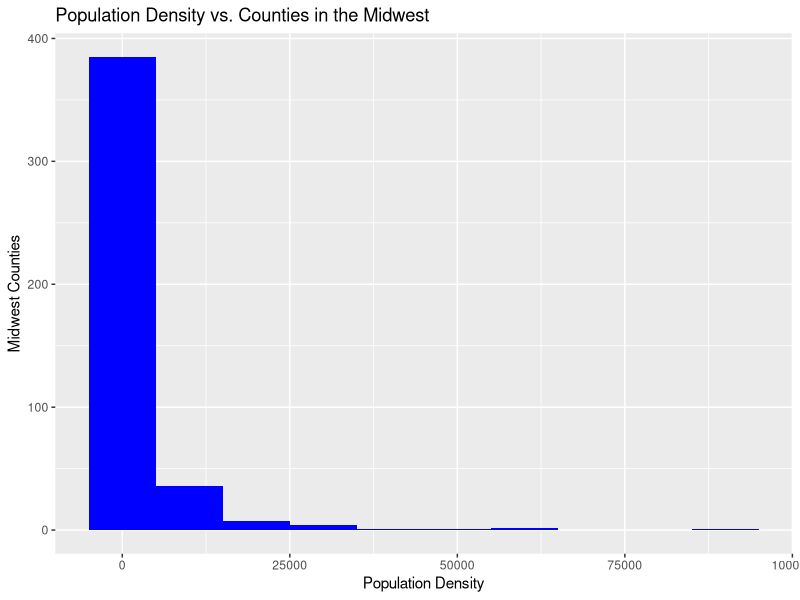
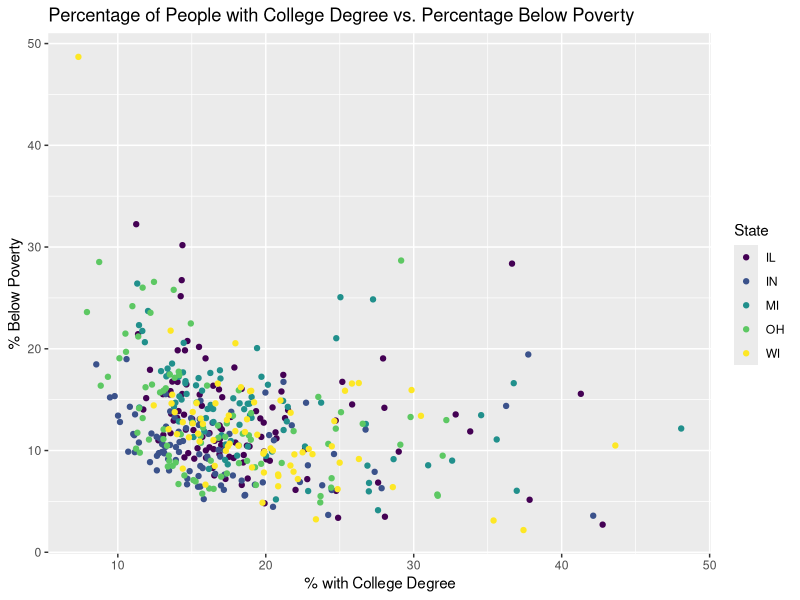
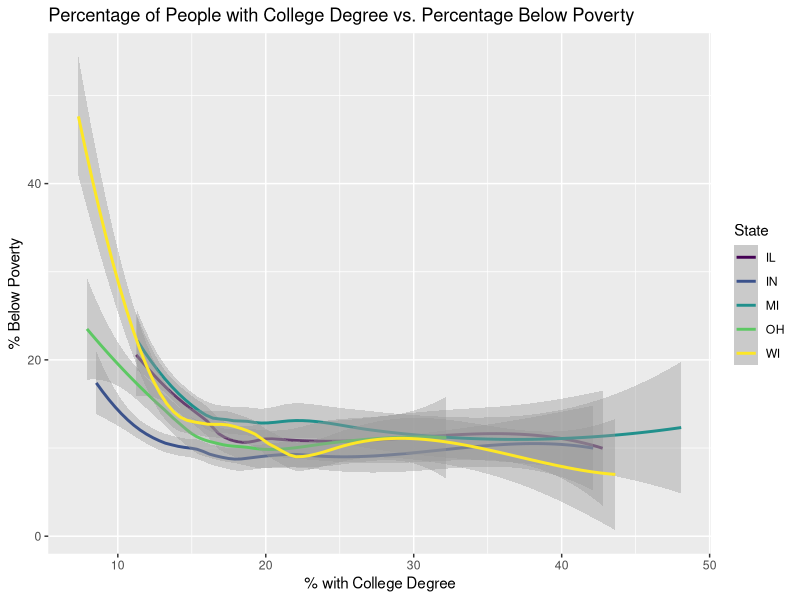
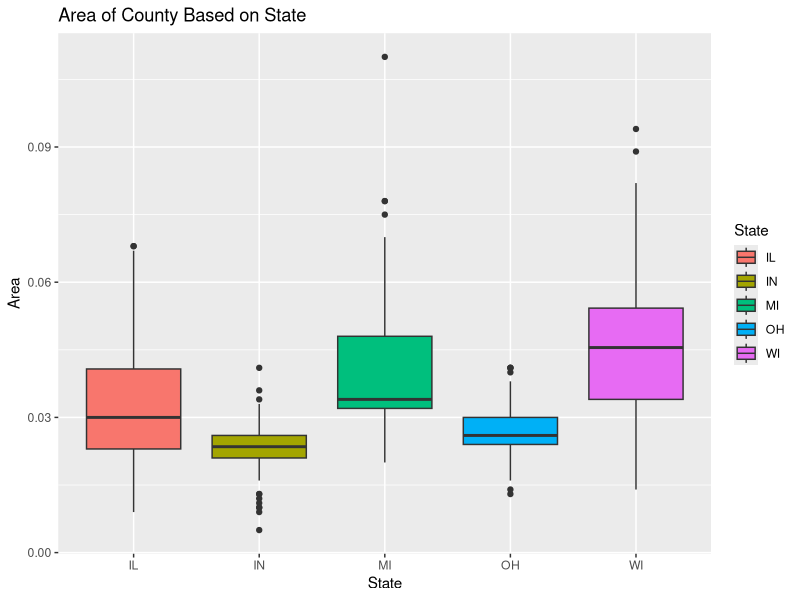
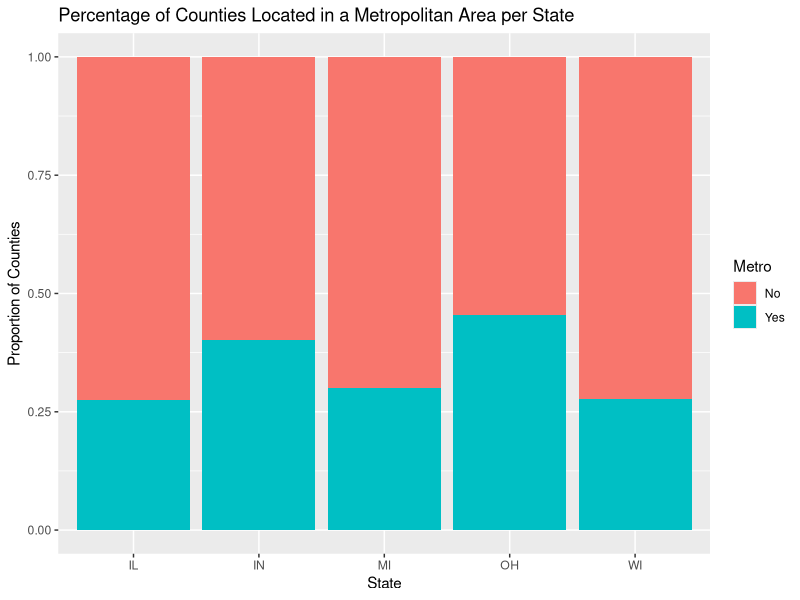
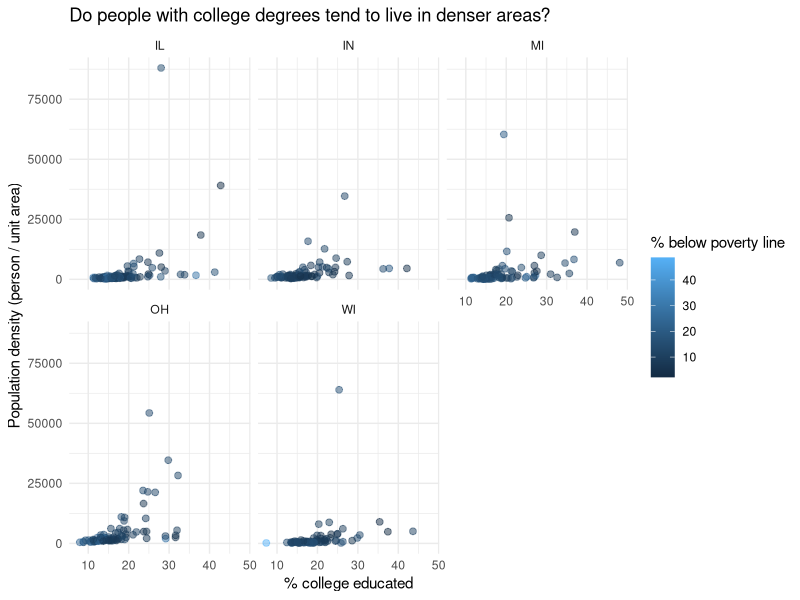

Here is the R script that generated these plots, in order:
## ---- chunk 1
#| label: load-packages
#| message: false

library(tidyverse)
library(viridis)
## ---- chunk 2

#population_density_histogram

ggplot(data = midwest,
       aes(x=popdensity)) + 
    geom_histogram(binwidth = 10000, fill = "blue") + labs(title= "Population Density vs. Counties in the Midwest",x= "Population Density",y="Midwest Counties")
## ---- chunk 3

#college_degree_vs_poverty_scatterplot

ggplot(data = midwest,
       aes(x=percollege, y = percbelowpoverty, color = state)) + 
    geom_point() + labs (title= "Percentage of People with College Degree vs. Percentage Below Poverty",x= "% with College Degree", y="% Below Poverty",color = "State") + scale_colour_viridis_d()
## ---- chunk 4

#college_degree_vs_poverty_smooth_curve_fit

ggplot(data = midwest,
       aes(x=percollege, y = percbelowpoverty, color = state, se = FALSE)) + 
    geom_smooth() + labs (title= "Percentage of People with College Degree vs. Percentage Below Poverty",x= "% with College Degree", y="% Below Poverty",color = "State") + scale_colour_viridis_d() 
## ---- chunk 5

#area_of_county_based_on_state_boxplots

ggplot(data=midwest,
       aes(x= state, y = area, fill = state )) + 
        geom_boxplot() + labs (title="Area of County Based on State", x= "State", y="Area", fill = "State")
## ---- chunk 6

#percentage_of_counties_in_metro_area_bar_plot

midwest <- midwest |>
  mutate(metro = if_else(inmetro == 1, "Yes", "No"))

ggplot(data=midwest,
       aes(x = state, fill = metro)) + 
        geom_bar(position="fill") + labs (title="Percentage of Counties Located in a Metropolitan Area per State", x= "State", y="Proportion of Counties", fill = "Metro")

## ---- chunk 7

#recreated_plot

ggplot(data=midwest,
       aes(x = percollege, y = popdensity, color = percbelowpoverty)) + 
        geom_point(size = 2, alpha = 0.5, ) + labs (title="Do people with college degrees tend to live in denser areas?", x= "% college educated", y="Population density (person / unit area)", color = "% below poverty line") + facet_wrap("state") + theme_minimal()
